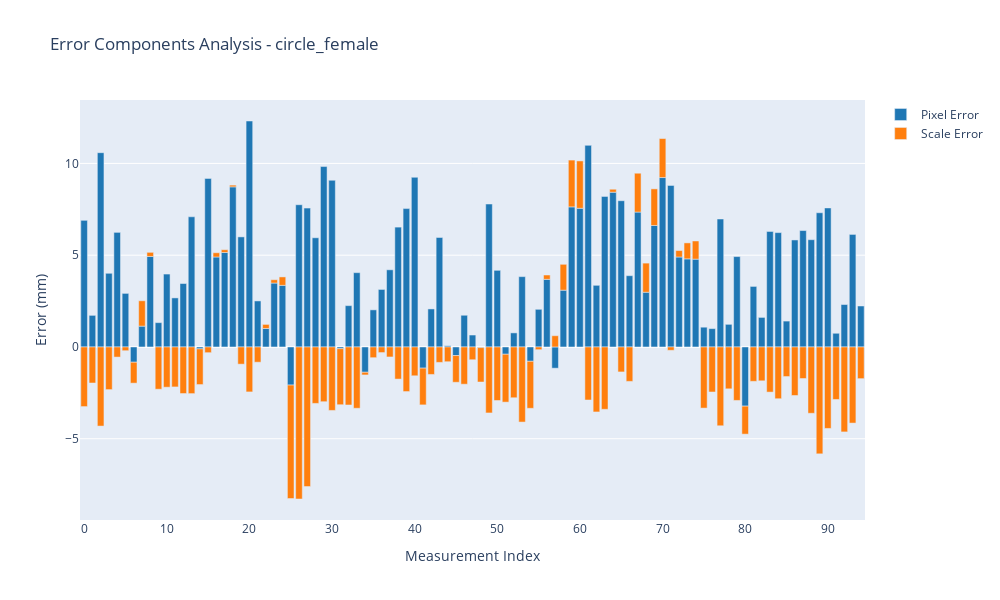
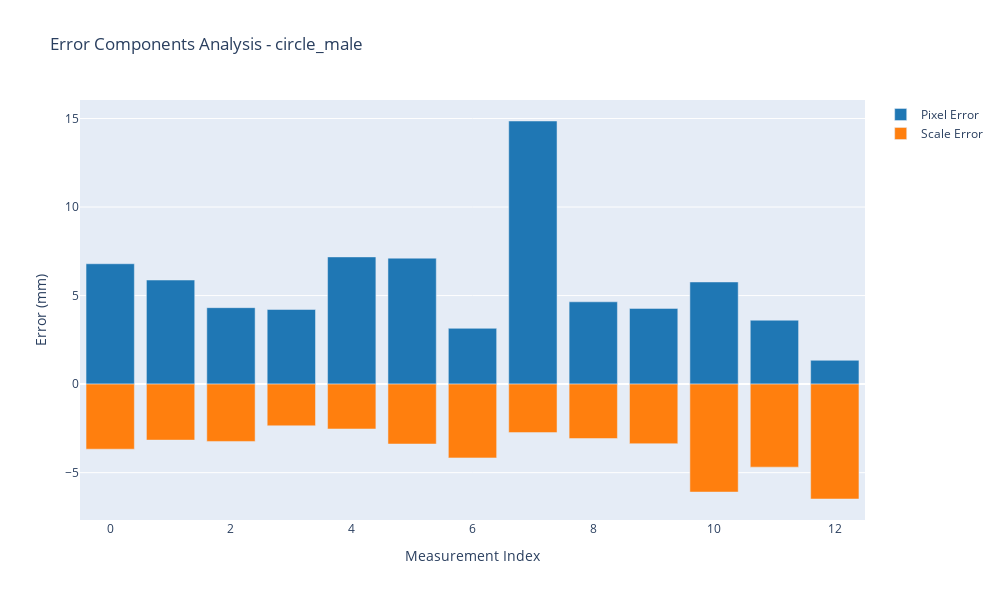
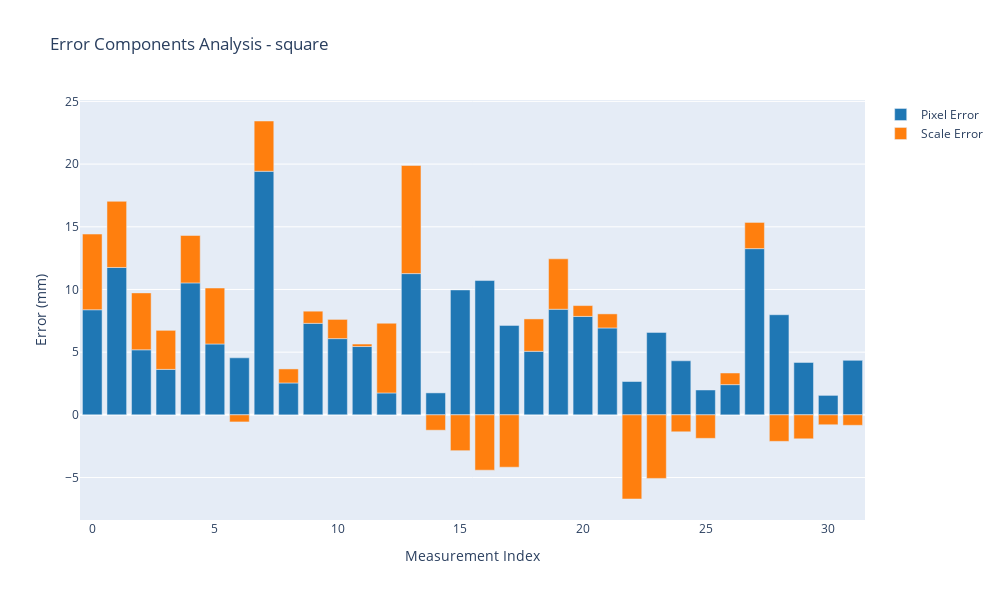

The notebook cell saved with these charts, in order:
### Markdown cell above
### cancellation magnitude ###

### Code cell
for pond_type in df['Pond_Type'].unique():
    df_pond = df[df['Pond_Type'] == pond_type]
    #reset index
    df_pond = df_pond.reset_index(drop=True)
    df_pond['pixel_error_mm'] = (df_pond['mean_pixels'] - df_pond['pred_Distance_pixels']) * (1/df_pond['mean_scale']) * 10
    df_pond['scale_error_mm'] = df_pond['mean_pixels'] * (1/df_pond['mean_scale'] - 1/df_pond['pred_scale']) * 10
    partial_cancel_mask_all = (df_pond['pixel_error_mm'] * df_pond['scale_error_mm'] < 0)
    percent_partial_cancel_all = 100 * partial_cancel_mask_all.sum() / len(df_pond) if len(df_pond) > 0 else 0
    print("\n--- Error Analysis for Pond Type: {} ---".format(pond_type))
    #print number of points in df_pond
    print("   - Number of points in df_pond: {}".format(len(df_pond)))
    print("1. Partial Cancellation of Errors:")
    print("   - Percentage of points with partial cancellation: {:.2f}%".format(percent_partial_cancel_all))
    num_partial_cancel_all = partial_cancel_mask_all.sum()
    print("   - Number of points with partial cancellation: {}".format(num_partial_cancel_all))
    
    uncancelled_error = abs(df_pond[partial_cancel_mask_all]['pixel_error_mm']) + abs(df_pond[partial_cancel_mask_all]['scale_error_mm'])
    actual_total_error = abs(df_pond[partial_cancel_mask_all]['pixel_error_mm'] + df_pond[partial_cancel_mask_all]['scale_error_mm'])
    cancellation_magnitude = uncancelled_error - actual_total_error
    
    print("\n2. Cancellation Magnitude:")
    print("   - Mean cancellation magnitude: {:.2f}".format(cancellation_magnitude.mean()))
    print("   - Standard deviation of cancellation magnitude: {:.2f}".format(cancellation_magnitude.std()))
    print("   - Mean percentage of cancellation magnitude relative to Length_fov(mm): {:.2f}%".format(
        cancellation_magnitude.mean() / df_pond["Length_fov(mm)"].abs().mean() * 100))
    print("   - Standard deviation of relative cancellation magnitude: {:.2f}%".format(cancellation_magnitude.std() / df_pond["Length_fov(mm)"].abs().mean() * 100))
  
    print("\n----------------------------------------\n")

    df_pond['actual_error_mm'] = abs(df_pond[partial_cancel_mask_all]['pixel_error_mm'] + df_pond[partial_cancel_mask_all]['scale_error_mm'])
    df_pond['cancellation_mm'] = abs(df_pond[partial_cancel_mask_all]['pixel_error_mm']) + abs(df_pond[partial_cancel_mask_all]['scale_error_mm']) - df_pond[partial_cancel_mask_all]['actual_error_mm']

    #correlation between actual error and cancellation
    print(f"Correlation between actual error and cancellation: {df_pond['actual_error_mm'].corr(df_pond['cancellation_mm'])}")


    # Calculate the dominance of scale and pixel errors
    df_pond['dominant_error'] = np.where(
        abs(df_pond['scale_error_mm']) > abs(df_pond['pixel_error_mm']),
        'Scale Error',
        'Pixel Error'
    )

    # Count the number of occurrences for each dominant error type
    dominant_counts = df_pond['dominant_error'].value_counts()

    # Calculate the percentage of each dominant error type
    dominant_percentages = df_pond['dominant_error'].value_counts(normalize=True) * 100

    # Print the results
    print("\n3. Dominance of Error Types:")
    print("   - Number of points where Scale Error is dominant: {}".format(dominant_counts.get('Scale Error', 0)))
    print("   - Percentage of points where Scale Error is dominant: {:.2f}%".format(dominant_percentages.get('Scale Error', 0)))
    print("   - Number of points where Pixel Error is dominant: {}".format(dominant_counts.get('Pixel Error', 0)))
    print("   - Percentage of points where Pixel Error is dominant: {:.2f}%".format(dominant_percentages.get('Pixel Error', 0)))




    #scatter plot of actual error vs cancellation
    plt.figure(figsize=(7, 6))
    sns.scatterplot(data=df_pond, x='pixel_error_mm', y='cancellation_mm',
                hue='Pond_Type', alpha=.7, s=60)
    plt.xlabel('Actual Error (mm)')
    plt.ylabel('Cancellation (mm)')
    plt.title(f'Actual Error vs Cancellation for {pond_type}')
    plt.legend(title='Pond Type')
    plt.show()

    #error componenets stack bar plot  
    # Create a new figure for the error components analysis
    fig = go.Figure()

    # Add a bar trace for Pixel Error
    fig.add_trace(go.Bar(
        name='Pixel Error',
        x=df_pond.index,  # Use the index of df_pond for x-axis
        y=df_pond['pixel_error_mm'],  # Use pixel_error_mm from df_pond
        marker_color='#1f77b4',  # Set the color for Pixel Error bars
        hovertemplate="Image: %{customdata[0]}<br>" +
                      "Prawn ID: %{customdata[1]}<br>" +
                      "Mean Length: %{customdata[2]:.1f}mm<br>" +
                      "Model Length: %{customdata[3]:.1f}mm<br>" +
                      "Pixel Error: %{y:.1f}mm<br>" +
                      "Impact: %{customdata[4]:.1f}%<extra></extra>",
        customdata=df_pond[['Label', 'PrawnID', 'mean_length', 'Length_fov(mm)']].values  # Use df_pond for custom data
    ))

    # Add a bar trace for Scale Error
    fig.add_trace(go.Bar(
        name='Scale Error',
        x=df_pond.index,  # Use the index of df_pond for x-axis
        y=df_pond['scale_error_mm'],  # Use scale_error_mm from df_pond
        marker_color='#ff7f0e',  # Set the color for Scale Error bars
        hovertemplate="Image: %{customdata[0]}<br>" +
                      "Prawn ID: %{customdata[1]}<br>" +
                      "Mean Length: %{customdata[2]:.1f}mm<br>" +
                      "Model Length: %{customdata[3]:.1f}mm<br>" +
                      "Scale Error: %{y:.1f}mm<br>" +
                      "Impact: %{customdata[4]:.1f}%<extra></extra>",
        customdata=df_pond[['Label', 'PrawnID', 'mean_length', 'Length_fov(mm)']].values  # Use df_pond for custom data
    ))

    # Update the layout of the figure
    fig.update_layout(
        barmode='relative',  # Display bars side by side
        title=f'Error Components Analysis - {pond_type}',  # Dynamic title based on pond type
        xaxis_title='Measurement Index',  # X-axis label
        yaxis_title='Error (mm)',  # Y-axis label
        showlegend=True,  # Display legend
        width=1000,  # Set the width of the figure
        height=600  # Set the height of the figure
    )
    #show the plot
    fig.show()
    #save the plot

### Figure 1 — Plotly figure (JSON) as saved in the notebook; plotly's stock layout.template omitted (floating-point values rounded to 4 significant figures; data arrays with more than 128 entries replaced by an {"elided": "..."} marker saying what was removed)
{"data": [{"customdata": {"elided": "95x4 mixed values"}, "hovertemplate": "Image: %{customdata[0]}<br>Prawn ID: %{customdata[1]}<br>Mean Length: %{customdata[2]:.1f}mm<br>Model Length: %{customdata[3]:.1f}mm<br>Pixel Error: %{y:.1f}mm<br>Impact: %{customdata[4]:.1f}%<extra></extra>", "marker": {"color": "#1f77b4"}, "name": "Pixel Error", "type": "bar", "x": [0, 1, 2, 3, 4, 5, 6, 7, 8, 9, 10, 11, 12, 13, 14, 15, 16, 17, 18, 19, 20, 21, 22, 23, 24, 25, 26, 27, 28, 29, 30, 31, 32, 33, 34, 35, 36, 37, 38, 39, 40, 41, 42, 43, 44, 45, 46, 47, 48, 49, 50, 51, 52, 53, 54, 55, 56, 57, 58, 59, 60, 61, 62, 63, 64, 65, 66, 67, 68, 69, 70, 71, 72, 73, 74, 75, 76, 77, 78, 79, 80, 81, 82, 83, 84, 85, 86, 87, 88, 89, 90, 91, 92, 93, 94], "y": [6.9, 1.722, 10.58, 4.014, 6.243, 2.919, -0.8316, 1.135, 4.932, 1.325, 3.972, 2.673, 3.457, 7.093, -0.1049, 9.183, 4.902, 5.147, 8.724, 5.997, 12.31, 2.508, 1.008, 3.483, 3.357, -2.075, 7.75, 7.566, 5.949, 9.829, 9.082, -0.09302, 2.252, 4.048, -1.377, 2.022, 3.134, 4.204, 6.53, 7.54, 9.244, -1.153, 2.072, 5.965, 0.06456, -0.4668, 1.727, 0.6503, -0.03547, 7.788, 4.176, -0.3959, 0.7669, 3.832, -0.7805, 2.052, 3.684, -1.156, 3.094, 7.632, 7.556, 10.98, 3.359, 8.204, 8.432, 7.968, 3.883, 7.349, 2.982, 6.619, 9.231, 8.802, 4.902, 4.801, 4.784, 1.078, 0.9997, 6.972, 1.233, 4.925, -3.223, 3.299, 1.611, 6.292, 6.231, 1.41, 5.83, 6.342, 5.844, 7.313, 7.575, 0.7457, 2.312, 6.131, 2.233]}, {"customdata": {"elided": "95x4 mixed values"}, "hovertemplate": "Image: %{customdata[0]}<br>Prawn ID: %{customdata[1]}<br>Mean Length: %{customdata[2]:.1f}mm<br>Model Length: %{customdata[3]:.1f}mm<br>Scale Error: %{y:.1f}mm<br>Impact: %{customdata[4]:.1f}%<extra></extra>", "marker": {"color": "#ff7f0e"}, "name": "Scale Error", "type": "bar", "x": [0, 1, 2, 3, 4, 5, 6, 7, 8, 9, 10, 11, 12, 13, 14, 15, 16, 17, 18, 19, 20, 21, 22, 23, 24, 25, 26, 27, 28, 29, 30, 31, 32, 33, 34, 35, 36, 37, 38, 39, 40, 41, 42, 43, 44, 45, 46, 47, 48, 49, 50, 51, 52, 53, 54, 55, 56, 57, 58, 59, 60, 61, 62, 63, 64, 65, 66, 67, 68, 69, 70, 71, 72, 73, 74, 75, 76, 77, 78, 79, 80, 81, 82, 83, 84, 85, 86, 87, 88, 89, 90, 91, 92, 93, 94], "y": [-3.248, -1.964, -4.309, -2.323, -0.5517, -0.2032, -1.14, 1.382, 0.2241, -2.301, -2.192, -2.177, -2.537, -2.54, -1.943, -0.3108, 0.2304, 0.1515, 0.09452, -0.9367, -2.449, -0.8298, 0.2211, 0.1807, 0.4588, -6.182, -8.283, -7.606, -3.075, -2.982, -3.458, -3.054, -3.161, -3.339, -0.1471, -0.5834, -0.3042, -0.5446, -1.75, -2.429, -1.57, -2.002, -1.498, -0.8409, -0.8042, -1.456, -2.028, -0.6959, -1.875, -3.595, -2.916, -2.609, -2.767, -4.091, -2.561, -0.1471, 0.2353, 0.613, 1.409, 2.549, 2.579, -2.889, -3.54, -3.397, 0.1613, -1.36, -1.875, 2.117, 1.586, 1.994, 2.124, -0.1815, 0.3509, 0.8695, 0.9907, -3.33, -2.452, -4.293, -2.281, -2.913, -1.526, -1.872, -1.844, -2.46, -2.82, -1.611, -2.643, -1.719, -3.612, -5.823, -4.439, -2.861, -4.628, -4.147, -1.726]}], "layout": {"barmode": "relative", "height": 600, "showlegend": true, "title": {"text": "Error Components Analysis - circle_female"}, "width": 1000, "xaxis": {"title": {"text": "Measurement Index"}}, "yaxis": {"title": {"text": "Error (mm)"}}}}

### Figure 2 — Plotly figure (JSON) as saved in the notebook; plotly's stock layout.template omitted (floating-point values rounded to 4 significant figures)
{"data": [{"customdata": [["carapace:undistorted_GX010089_11_236.jpg_gamma", "Prawn_0", 27.97, 23.84], ["carapace:undistorted_GX010089_11_236.jpg_gamma", "Prawn_1", 22.93, 19.39], ["carapace:undistorted_GX010089_11_236.jpg_gamma", "Prawn_2", 27.13, 25.36], ["carapace:undistorted_GX010091_5_149.jpg_gamma", "Prawn_0", 19.89, 17.56], ["carapace:undistorted_GX010091_5_149.jpg_gamma", "Prawn_1", 31.55, 26.32], ["carapace:undistorted_GX010091_5_149.jpg_gamma", "Prawn_2", 28.17, 23.6], ["carapace:undistorted_GX010102_9_165.jpg_gamma", "Prawn_0", 27.88, 28.4], ["carapace:undistorted_GX010102_9_165.jpg_gamma", "Prawn_2", 20.31, 6.172], ["carapace:undistorted_GX010102_9_165.jpg_gamma", "Prawn_3", 19.85, 17.54], ["carapace:undistorted_GX010102_9_165.jpg_gamma", "Prawn_4", 21.88, 20.31], ["carapace:undistorted_GX010102_50_1396.jpg_gamma", "Prawn_0", 32.97, 31.83], ["carapace:undistorted_GX010105_28_816.jpg_gamma", "Prawn_0", 19.03, 18.97], ["carapace:undistorted_GX010105_28_816.jpg_gamma", "Prawn_1", 26.56, 31.15]], "hovertemplate": "Image: %{customdata[0]}<br>Prawn ID: %{customdata[1]}<br>Mean Length: %{customdata[2]:.1f}mm<br>Model Length: %{customdata[3]:.1f}mm<br>Pixel Error: %{y:.1f}mm<br>Impact: %{customdata[4]:.1f}%<extra></extra>", "marker": {"color": "#1f77b4"}, "name": "Pixel Error", "type": "bar", "x": [0, 1, 2, 3, 4, 5, 6, 7, 8, 9, 10, 11, 12], "y": [6.797, 5.879, 4.318, 4.215, 7.183, 7.113, 3.15, 14.86, 4.649, 4.277, 5.769, 3.61, 1.346]}, {"customdata": [["carapace:undistorted_GX010089_11_236.jpg_gamma", "Prawn_0", 27.97, 23.84], ["carapace:undistorted_GX010089_11_236.jpg_gamma", "Prawn_1", 22.93, 19.39], ["carapace:undistorted_GX010089_11_236.jpg_gamma", "Prawn_2", 27.13, 25.36], ["carapace:undistorted_GX010091_5_149.jpg_gamma", "Prawn_0", 19.89, 17.56], ["carapace:undistorted_GX010091_5_149.jpg_gamma", "Prawn_1", 31.55, 26.32], ["carapace:undistorted_GX010091_5_149.jpg_gamma", "Prawn_2", 28.17, 23.6], ["carapace:undistorted_GX010102_9_165.jpg_gamma", "Prawn_0", 27.88, 28.4], ["carapace:undistorted_GX010102_9_165.jpg_gamma", "Prawn_2", 20.31, 6.172], ["carapace:undistorted_GX010102_9_165.jpg_gamma", "Prawn_3", 19.85, 17.54], ["carapace:undistorted_GX010102_9_165.jpg_gamma", "Prawn_4", 21.88, 20.31], ["carapace:undistorted_GX010102_50_1396.jpg_gamma", "Prawn_0", 32.97, 31.83], ["carapace:undistorted_GX010105_28_816.jpg_gamma", "Prawn_0", 19.03, 18.97], ["carapace:undistorted_GX010105_28_816.jpg_gamma", "Prawn_1", 26.56, 31.15]], "hovertemplate": "Image: %{customdata[0]}<br>Prawn ID: %{customdata[1]}<br>Mean Length: %{customdata[2]:.1f}mm<br>Model Length: %{customdata[3]:.1f}mm<br>Scale Error: %{y:.1f}mm<br>Impact: %{customdata[4]:.1f}%<extra></extra>", "marker": {"color": "#ff7f0e"}, "name": "Scale Error", "type": "bar", "x": [0, 1, 2, 3, 4, 5, 6, 7, 8, 9, 10, 11, 12], "y": [-3.674, -3.162, -3.237, -2.354, -2.532, -3.382, -4.167, -2.738, -3.074, -3.364, -6.095, -4.688, -6.487]}], "layout": {"barmode": "relative", "height": 600, "showlegend": true, "title": {"text": "Error Components Analysis - circle_male"}, "width": 1000, "xaxis": {"title": {"text": "Measurement Index"}}, "yaxis": {"title": {"text": "Error (mm)"}}}}

### Figure 3 — Plotly figure (JSON) as saved in the notebook; plotly's stock layout.template omitted (floating-point values rounded to 4 significant figures)
{"data": [{"customdata": [["carapace:undistorted_GX010152_36_378.jpg_gamma", "Prawn_1", 41.08, 27.81], ["carapace:undistorted_GX010152_36_378.jpg_gamma", "Prawn_2", 42.73, 27.24], ["carapace:undistorted_GX010157_68_883", "Prawn_0", 32.99, 23.91], ["carapace:undistorted_GX010157_160_2259", "Prawn_0", 31.29, 24.87], ["carapace:undistorted_GX010157_174_2582.jpg_gamma", "Prawn_0", 38.11, 24.84], ["carapace:undistorted_GX010157_177_2665.jpg_gamma", "Prawn_0", 37.3, 27.78], ["carapace:undistorted_GX010161_54_676.jpg_gamma.jpg_gamma", "Prawn_0", 33.29, 29.21], ["carapace:undistorted_GX010161_136_2267.jpg_gamma.jpg_gamma", "Prawn_0", 47.39, 25.47], ["carapace:undistorted_GX010162_72_927.jpg_gamma.jpg_gamma", "Prawn_0", 26.89, 23.29], ["carapace:undistorted_GX010169_121_1249", "Prawn_0", 35.58, 27.45], ["carapace:undistorted_GX010174_62_790.jpg_gamma", "Prawn_0", 37.71, 30.33], ["carapace:undistorted_GX010174_104_1236", "Prawn_0", 32.34, 26.43], ["carapace:undistorted_GX010175_82_852.jpg_gamma", "Prawn_0", 34.64, 27.52], ["carapace:undistorted_GX010175_215_2644.jpg_gamma", "Prawn_0", 43.78, 25.94], ["carapace:undistorted_GX010175_266_3372.jpg_gamma.jpg_gamma", "Prawn_0", 32.26, 31.27], ["carapace:undistorted_GX010177_232_3047", "Prawn_0", 38.14, 30.25], ["carapace:undistorted_GX010178_107_2118", "Prawn_0", 33.59, 25.68], ["carapace:undistorted_GX010178_107_2118", "Prawn_1", 35.45, 31.62], ["carapace:undistorted_GX010178_114_2258", "Prawn_0", 50.45, 42.89], ["carapace:undistorted_GX010178_172_3604.jpg_gamma", "Prawn_0", 46.64, 34.9], ["carapace:undistorted_GX010178_189_3987.jpg_gamma", "Prawn_0", 37.26, 28.69], ["carapace:undistorted_GX010178_189_3987.jpg_gamma", "Prawn_1", 42.73, 34.81], ["carapace:undistorted_GX010179_88_1697.jpg_gamma", "Prawn_0", 34.01, 37.4], ["carapace:undistorted_GX010180_91_1563", "Prawn_0", 33.51, 30.95], ["carapace:undistorted_GX010180_99_1788", "Prawn_0", 35.42, 32.25], ["carapace:undistorted_GX010181_101_1542", "Prawn_0", 36.15, 35.84], ["carapace:undistorted_GX010183_37_685.jpg_gamma", "Prawn_1", 26.58, 23.31], ["carapace:undistorted_GX010183_37_685.jpg_gamma", "Prawn_2", 39.2, 24.54], ["carapace:undistorted_GX010183_80_1633.jpg_gamma", "Prawn_0", 39.57, 33.23], ["carapace:undistorted_GX010183_80_1633.jpg_gamma", "Prawn_1", 35.73, 33.23], ["carapace:undistorted_GX010183_128_2852.jpg_gamma", "Prawn_0", 32.75, 31.92], ["carapace:undistorted_GX010183_128_2852.jpg_gamma", "Prawn_1", 28.57, 24.86]], "hovertemplate": "Image: %{customdata[0]}<br>Prawn ID: %{customdata[1]}<br>Mean Length: %{customdata[2]:.1f}mm<br>Model Length: %{customdata[3]:.1f}mm<br>Pixel Error: %{y:.1f}mm<br>Impact: %{customdata[4]:.1f}%<extra></extra>", "marker": {"color": "#1f77b4"}, "name": "Pixel Error", "type": "bar", "x": [0, 1, 2, 3, 4, 5, 6, 7, 8, 9, 10, 11, 12, 13, 14, 15, 16, 17, 18, 19, 20, 21, 22, 23, 24, 25, 26, 27, 28, 29, 30, 31], "y": [8.382, 11.76, 5.189, 3.627, 10.52, 5.654, 4.549, 19.43, 2.544, 7.299, 6.082, 5.45, 1.748, 11.27, 1.753, 9.964, 10.71, 7.136, 5.068, 8.424, 7.851, 6.931, 2.66, 6.578, 4.313, 1.985, 2.411, 13.26, 7.986, 4.182, 1.553, 4.347]}, {"customdata": [["carapace:undistorted_GX010152_36_378.jpg_gamma", "Prawn_1", 41.08, 27.81], ["carapace:undistorted_GX010152_36_378.jpg_gamma", "Prawn_2", 42.73, 27.24], ["carapace:undistorted_GX010157_68_883", "Prawn_0", 32.99, 23.91], ["carapace:undistorted_GX010157_160_2259", "Prawn_0", 31.29, 24.87], ["carapace:undistorted_GX010157_174_2582.jpg_gamma", "Prawn_0", 38.11, 24.84], ["carapace:undistorted_GX010157_177_2665.jpg_gamma", "Prawn_0", 37.3, 27.78], ["carapace:undistorted_GX010161_54_676.jpg_gamma.jpg_gamma", "Prawn_0", 33.29, 29.21], ["carapace:undistorted_GX010161_136_2267.jpg_gamma.jpg_gamma", "Prawn_0", 47.39, 25.47], ["carapace:undistorted_GX010162_72_927.jpg_gamma.jpg_gamma", "Prawn_0", 26.89, 23.29], ["carapace:undistorted_GX010169_121_1249", "Prawn_0", 35.58, 27.45], ["carapace:undistorted_GX010174_62_790.jpg_gamma", "Prawn_0", 37.71, 30.33], ["carapace:undistorted_GX010174_104_1236", "Prawn_0", 32.34, 26.43], ["carapace:undistorted_GX010175_82_852.jpg_gamma", "Prawn_0", 34.64, 27.52], ["carapace:undistorted_GX010175_215_2644.jpg_gamma", "Prawn_0", 43.78, 25.94], ["carapace:undistorted_GX010175_266_3372.jpg_gamma.jpg_gamma", "Prawn_0", 32.26, 31.27], ["carapace:undistorted_GX010177_232_3047", "Prawn_0", 38.14, 30.25], ["carapace:undistorted_GX010178_107_2118", "Prawn_0", 33.59, 25.68], ["carapace:undistorted_GX010178_107_2118", "Prawn_1", 35.45, 31.62], ["carapace:undistorted_GX010178_114_2258", "Prawn_0", 50.45, 42.89], ["carapace:undistorted_GX010178_172_3604.jpg_gamma", "Prawn_0", 46.64, 34.9], ["carapace:undistorted_GX010178_189_3987.jpg_gamma", "Prawn_0", 37.26, 28.69], ["carapace:undistorted_GX010178_189_3987.jpg_gamma", "Prawn_1", 42.73, 34.81], ["carapace:undistorted_GX010179_88_1697.jpg_gamma", "Prawn_0", 34.01, 37.4], ["carapace:undistorted_GX010180_91_1563", "Prawn_0", 33.51, 30.95], ["carapace:undistorted_GX010180_99_1788", "Prawn_0", 35.42, 32.25], ["carapace:undistorted_GX010181_101_1542", "Prawn_0", 36.15, 35.84], ["carapace:undistorted_GX010183_37_685.jpg_gamma", "Prawn_1", 26.58, 23.31], ["carapace:undistorted_GX010183_37_685.jpg_gamma", "Prawn_2", 39.2, 24.54], ["carapace:undistorted_GX010183_80_1633.jpg_gamma", "Prawn_0", 39.57, 33.23], ["carapace:undistorted_GX010183_80_1633.jpg_gamma", "Prawn_1", 35.73, 33.23], ["carapace:undistorted_GX010183_128_2852.jpg_gamma", "Prawn_0", 32.75, 31.92], ["carapace:undistorted_GX010183_128_2852.jpg_gamma", "Prawn_1", 28.57, 24.86]], "hovertemplate": "Image: %{customdata[0]}<br>Prawn ID: %{customdata[1]}<br>Mean Length: %{customdata[2]:.1f}mm<br>Model Length: %{customdata[3]:.1f}mm<br>Scale Error: %{y:.1f}mm<br>Impact: %{customdata[4]:.1f}%<extra></extra>", "marker": {"color": "#ff7f0e"}, "name": "Scale Error", "type": "bar", "x": [0, 1, 2, 3, 4, 5, 6, 7, 8, 9, 10, 11, 12, 13, 14, 15, 16, 17, 18, 19, 20, 21, 22, 23, 24, 25, 26, 27, 28, 29, 30, 31], "y": [6.038, 5.277, 4.539, 3.115, 3.783, 4.465, -0.5646, 4.01, 1.119, 0.9701, 1.532, 0.1998, 5.561, 8.621, -1.225, -2.856, -4.412, -4.175, 2.584, 4.021, 0.8644, 1.122, -6.71, -5.068, -1.35, -1.873, 0.929, 2.09, -2.113, -1.91, -0.7896, -0.8322]}], "layout": {"barmode": "relative", "height": 600, "showlegend": true, "title": {"text": "Error Components Analysis - square"}, "width": 1000, "xaxis": {"title": {"text": "Measurement Index"}}, "yaxis": {"title": {"text": "Error (mm)"}}}}
